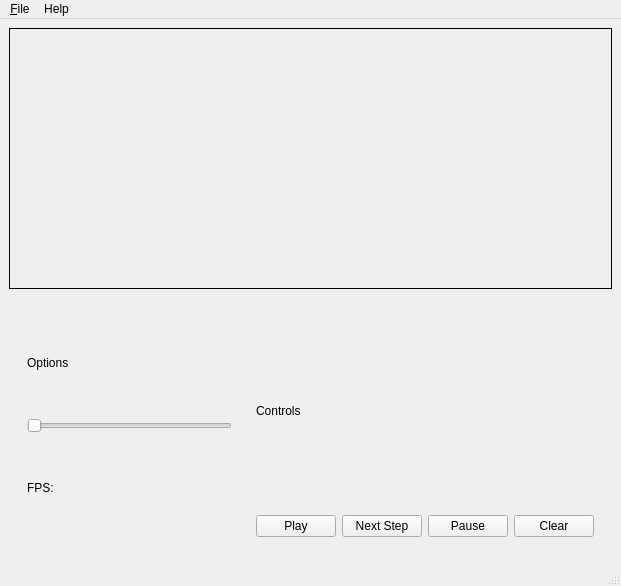
<?xml version="1.0" encoding="UTF-8"?>
<ui version="4.0">
 <class>MainWindow</class>
 <widget class="QMainWindow" name="MainWindow">
  <property name="geometry">
   <rect>
    <x>0</x>
    <y>0</y>
    <width>621</width>
    <height>586</height>
   </rect>
  </property>
  <property name="windowTitle">
   <string>MainWindow</string>
  </property>
  <widget class="QWidget" name="centralwidget">
   <layout class="QGridLayout" name="gridLayout_3">
    <item row="0" column="0">
     <widget class="QFrame" name="frame">
      <property name="frameShape">
       <enum>QFrame::Panel</enum>
      </property>
      <property name="frameShadow">
       <enum>QFrame::Plain</enum>
      </property>
     </widget>
    </item>
    <item row="1" column="0">
     <widget class="QWidget" name="panelWidget" native="true">
      <property name="minimumSize">
       <size>
        <width>482</width>
        <height>0</height>
       </size>
      </property>
      <layout class="QGridLayout" name="gridLayout_2">
       <item row="1" column="1">
        <widget class="QWidget" name="controlWidget" native="true">
         <layout class="QGridLayout" name="gridLayout">
          <item row="2" column="3">
           <widget class="QPushButton" name="pauseButton">
            <property name="text">
             <string>Pause</string>
            </property>
           </widget>
          </item>
          <item row="2" column="0">
           <widget class="QPushButton" name="playButton">
            <property name="text">
             <string>Play</string>
            </property>
           </widget>
          </item>
          <item row="0" column="0">
           <widget class="QLabel" name="controlsLabel">
            <property name="text">
             <string>Controls</string>
            </property>
           </widget>
          </item>
          <item row="2" column="4">
           <widget class="QPushButton" name="clearButton">
            <property name="text">
             <string>Clear</string>
            </property>
           </widget>
          </item>
          <item row="2" column="2">
           <widget class="QPushButton" name="stepButton">
            <property name="text">
             <string>Next Step</string>
            </property>
           </widget>
          </item>
         </layout>
        </widget>
       </item>
       <item row="1" column="0">
        <widget class="QWidget" name="optionWidget" native="true">
         <layout class="QVBoxLayout" name="verticalLayout_3">
          <item>
           <widget class="QLabel" name="optionsLabel">
            <property name="text">
             <string>Options</string>
            </property>
           </widget>
          </item>
          <item>
           <widget class="QSlider" name="speedSlider">
            <property name="orientation">
             <enum>Qt::Horizontal</enum>
            </property>
           </widget>
          </item>
          <item>
           <widget class="QLabel" name="speedLabel">
            <property name="text">
             <string>FPS:</string>
            </property>
           </widget>
          </item>
         </layout>
        </widget>
       </item>
      </layout>
     </widget>
    </item>
   </layout>
  </widget>
  <widget class="QMenuBar" name="menubar">
   <property name="geometry">
    <rect>
     <x>0</x>
     <y>0</y>
     <width>621</width>
     <height>22</height>
    </rect>
   </property>
   <widget class="QMenu" name="menuFile">
    <property name="title">
     <string>&amp;File</string>
    </property>
    <addaction name="action_Open"/>
    <addaction name="separator"/>
    <addaction name="action_Save"/>
    <addaction name="separator"/>
    <addaction name="action_Exit"/>
   </widget>
   <widget class="QMenu" name="menuHelp">
    <property name="title">
     <string>Help</string>
    </property>
    <addaction name="actionRules"/>
   </widget>
   <addaction name="menuFile"/>
   <addaction name="menuHelp"/>
  </widget>
  <widget class="QStatusBar" name="statusbar"/>
  <action name="action_Open">
   <property name="icon">
    <iconset>
     <normaloff>resources/file-open.png</normaloff>resources/file-open.png</iconset>
   </property>
   <property name="text">
    <string>&amp;Open</string>
   </property>
   <property name="toolTip">
    <string>Open existing configuration</string>
   </property>
   <property name="shortcut">
    <string>Ctrl+O</string>
   </property>
  </action>
  <action name="action_Save">
   <property name="icon">
    <iconset>
     <normaloff>resources/file-save.png</normaloff>resources/file-save.png</iconset>
   </property>
   <property name="text">
    <string>&amp;Save</string>
   </property>
   <property name="toolTip">
    <string>Save configuration</string>
   </property>
   <property name="shortcut">
    <string>Ctrl+S</string>
   </property>
  </action>
  <action name="action_Exit">
   <property name="icon">
    <iconset>
     <normaloff>resources/file-exit.png</normaloff>resources/file-exit.png</iconset>
   </property>
   <property name="text">
    <string>&amp;Exit</string>
   </property>
   <property name="shortcut">
    <string>Ctrl+E</string>
   </property>
  </action>
  <action name="actionRules">
   <property name="icon">
    <iconset>
     <normaloff>resources/help-content.png</normaloff>resources/help-content.png</iconset>
   </property>
   <property name="text">
    <string>Rules</string>
   </property>
   <property name="toolTip">
    <string>Rules of the game</string>
   </property>
  </action>
 </widget>
 <resources/>
 <connections/>
</ui>
